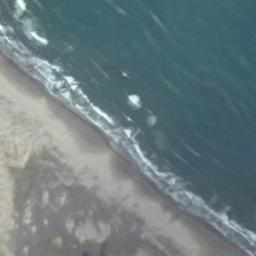
#> input picture NWPU-RESISC12/train/beach/beach_009.jpg, 256 x 256 px; its folder holds only this picture in this run
$ jupyter execute Codebook.ipynb
#> lines starting #> are read from the running program, lines starting #| are printed output that depends on the picture; long printed decimals are rounded
[cell 1]
from google.colab import drive
drive.mount('/content/drive')

[cell 2]
import glob

[cell 3]
import cv2
import numpy as np
from matplotlib import pyplot as plt

[cell 4]
# !pip install opencv-python==3.4.2.16
# !pip install opencv-contrib-python==3.4.2.16

[cell 5]
cv2.__version__

[cell 6]
classes = []
for file in glob.glob("/content/drive/My Drive/VIP/NWPU-RESISC12/train/*"):
    classes.append(file)

[cell 7]
classes

[cell 8]
root=classes[0][:48]
for i in range(len(classes)):
    classes[i] = classes[i][48:]

[cell 9]
classes

[cell 10]
subclasses = []
for i in classes:
    temp_path = str(root)+str(i)+"/*"
    for file in glob.glob(temp_path):
        subclasses.append(file)

[cell 11]
print(len(subclasses))

[cell 12]
subclasses[0]

[cell 13]
fig, axs = plt.subplots(2, 5, figsize=(12, 3))
fig.subplots_adjust(hspace = .2, wspace=.1)    # hspace and wspace defines the horizontal and vertical gap between subplots
axs = axs.ravel()                              # "unravel" these subplots into a "vector"
for i in range(10):
    rand_img = np.random.randint(low=0, high=str(len(subclasses)), size=1)
    temp_path = str(subclasses[rand_img[0]])
    img = cv2.imread(temp_path)
#> img is the input picture: shape (256, 256, 3); mean B, G, R 127, 123.5, 107.2
    img = cv2.cvtColor(img, cv2.COLOR_BGR2RGB)
    gray = cv2.cvtColor(img, cv2.COLOR_BGR2GRAY)
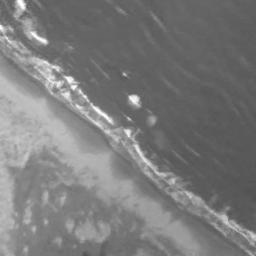
#> gray: shape (256, 256); min 81, max 254, mean 122.7
    axs[i].imshow(img)
    axs[i].set_xticks([])
    axs[i].set_yticks([])

plt.show()

[cell 14]
def computeSIFT(th=0.1):
#> called with th = 0.099
    imgs = []
    feat = []
    counter = 0
    for i in subclasses:
        counter = counter+1
        img = cv2.imread(i)
        img = cv2.cvtColor(img, cv2.COLOR_BGR2RGB)
        gray = cv2.cvtColor(img, cv2.COLOR_RGB2GRAY)
        sift = cv2.xfeatures2d.SIFT_create(contrastThreshold=th)
        kps, des = sift.detectAndCompute(gray, None)
#> kps = 26 keypoints; strongest (x, y, size): (134, 99, 6.7), (44, 41, 4.5), (128, 132, 4.3), (74, 87, 3.1)
        if((des is None)==True):
            return("Loop")

        imgs.append(img)

        feat.append((kps, des))     # list contains a tuple of two arrays -- keypoint, descriptor
        if (counter%550==0):
            print('Computing SIFT for image'+str(i))   # some verbose
    return("Correct")

[cell 15]
th = 0.1
while(True):
    th=th-0.001
    returned = computeSIFT(th)
    if (returned=="Correct"):
        break
    else:
        print('Threshold = '+str(th))

[cell 16]
test_classes = []
for file in glob.glob("/content/drive/My Drive/VIP/NWPU-RESISC12/test/*"):
    test_classes.append(file)

test_subclasses = []
for i in test_classes:
    temp_path = str(i)+"/*"
    for file in glob.glob(temp_path):
        test_subclasses.append(file)

print(len(test_subclasses))

[cell 17]
def computeSIFT_Test(th=0.1):
    imgs = []
    feat = []
    counter = 0
    for i in test_subclasses:
        counter = counter+1
        img = cv2.imread(i)
        img = cv2.cvtColor(img, cv2.COLOR_BGR2RGB)
        gray = cv2.cvtColor(img, cv2.COLOR_RGB2GRAY)
        sift = cv2.xfeatures2d.SIFT_create(contrastThreshold=th)
        kps, des = sift.detectAndCompute(gray, None)
        if((des is None)==True):
            return("Loop")

        imgs.append(img)

        feat.append((kps, des))     # list contains a tuple of two arrays -- keypoint, descriptor
        if (counter%150==0):
            print('Computing SIFT for image'+str(i))   # some verbose
    return("Correct")

[cell 18]
while(True):
    returned = computeSIFT_Test(th)
    if (returned=="Correct"):
        break
    else:
        print('Threshold = '+str(th))
    th=th-0.001

[cell 19]
imgs = []
feat = []
counter = 0
for i in subclasses:
    counter = counter+1
    img = cv2.imread(i)
    img = cv2.cvtColor(img, cv2.COLOR_BGR2RGB)
    gray = cv2.cvtColor(img, cv2.COLOR_RGB2GRAY)
    sift = cv2.xfeatures2d.SIFT_create(contrastThreshold=0.020999999999999935)
    kps, des = sift.detectAndCompute(gray, None)
#> kps = 455 keypoints; strongest (x, y, size): (134, 99, 6.7), (44, 41, 4.5), (128, 132, 4.3), (74, 87, 3.1)
    if((des is None)==True):
        print("Not working!")

    imgs.append(img)

    feat.append((kps, des))     # list contains a tuple of two arrays -- keypoint, descriptor
    if (counter%550==0):
        print('Computing SIFT for image'+str(i))   # some verbose

[cell 20]
# since feat contain a list of tuples, a cool way to "unpack" or "unzip" a bunch of tuples into
# separate lists is by using the zip function with an asterisk *
loc, des = list(zip(*feat))

# the single line above is similar to performing these two list comprehension operations
#loc = [item[0] for item in feat]
#des = [item[1] for item in feat]

# stack the lists of descriptors vertically (since descriptors are in rows)
alldes = np.vstack(des)
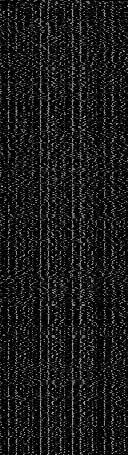
#> alldes: shape (455, 128) float32; min 0, max 187, mean 25.6
print(alldes.shape)
#| (455, 128)

[cell 21]
import time
from scipy.cluster.vq import kmeans, vq

# k is the number of clusters
k = 50
alldes = np.float32(alldes)      # convert to float, required by kmeans and vq functions
e0 = time.time()
codebook, distortion = kmeans(alldes, k)
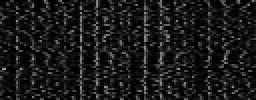
#> codebook: shape (50, 128) float32 (shown 2 times larger); min 0, max 156.5, mean 26.1
#> distortion = 258.8
code, distortion = vq(alldes, codebook)
#> code = 455 values, max 49 at index 62, min 0 at index 58, mean 25.18; distortion = 455 values, max 402.1 at index 11, min 135.1 at index 344, mean 258.8
e1 = time.time()
print("Time to build {}-cluster codebook from {} images: {} seconds".format(k,alldes.shape[0],e1-e0))
#| Time to build 50-cluster codebook from 455 images: 0.05166 seconds
